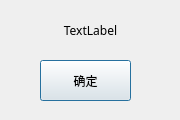
<?xml version="1.0" encoding="UTF-8"?>
<ui version="4.0">
 <class>Dialog</class>
 <widget class="QDialog" name="Dialog">
  <property name="windowModality">
   <enum>Qt::ApplicationModal</enum>
  </property>
  <property name="enabled">
   <bool>true</bool>
  </property>
  <property name="geometry">
   <rect>
    <x>0</x>
    <y>0</y>
    <width>180</width>
    <height>120</height>
   </rect>
  </property>
  <property name="sizePolicy">
   <sizepolicy hsizetype="Fixed" vsizetype="Fixed">
    <horstretch>0</horstretch>
    <verstretch>0</verstretch>
   </sizepolicy>
  </property>
  <property name="minimumSize">
   <size>
    <width>180</width>
    <height>120</height>
   </size>
  </property>
  <property name="maximumSize">
   <size>
    <width>180</width>
    <height>120</height>
   </size>
  </property>
  <property name="windowTitle">
   <string>提示</string>
  </property>
  <property name="modal">
   <bool>true</bool>
  </property>
  <widget class="QLabel" name="label">
   <property name="geometry">
    <rect>
     <x>0</x>
     <y>10</y>
     <width>181</width>
     <height>41</height>
    </rect>
   </property>
   <property name="font">
    <font>
     <family>Agency FB</family>
     <pointsize>9</pointsize>
    </font>
   </property>
   <property name="text">
    <string>TextLabel</string>
   </property>
   <property name="alignment">
    <set>Qt::AlignCenter</set>
   </property>
  </widget>
  <widget class="QPushButton" name="pushButton">
   <property name="geometry">
    <rect>
     <x>40</x>
     <y>60</y>
     <width>91</width>
     <height>41</height>
    </rect>
   </property>
   <property name="text">
    <string>确定</string>
   </property>
  </widget>
 </widget>
 <resources/>
 <connections/>
</ui>
